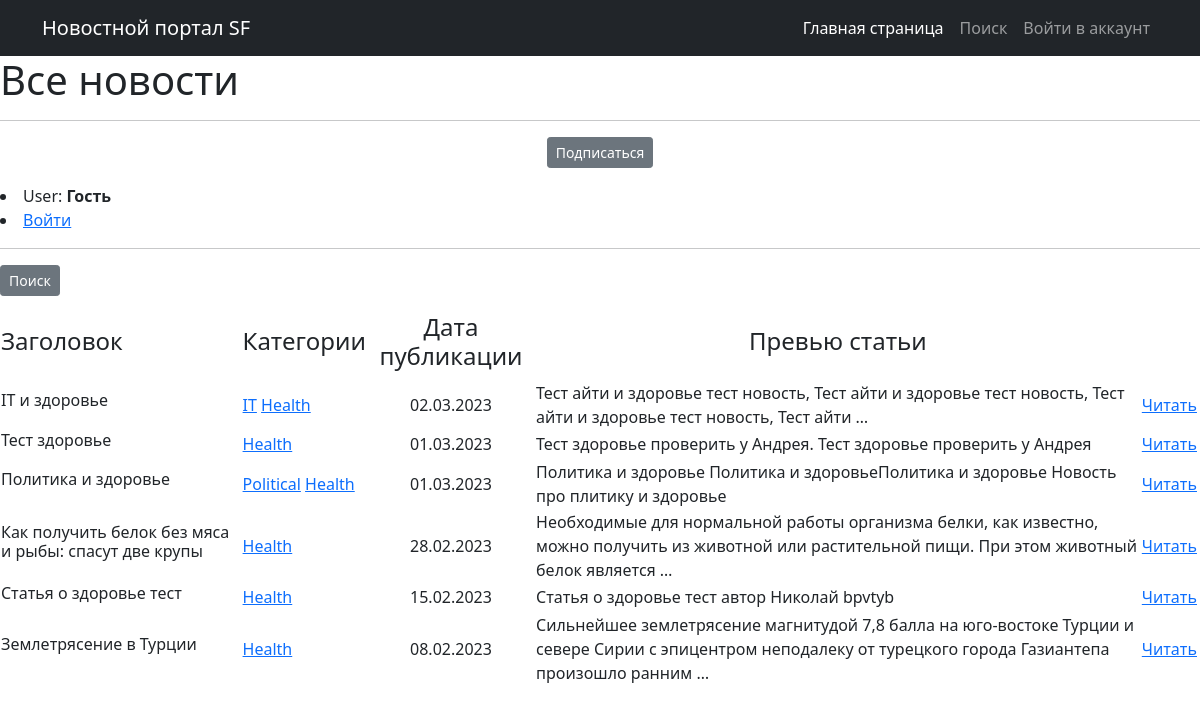
Before: /news/categories/4 with the older database file.
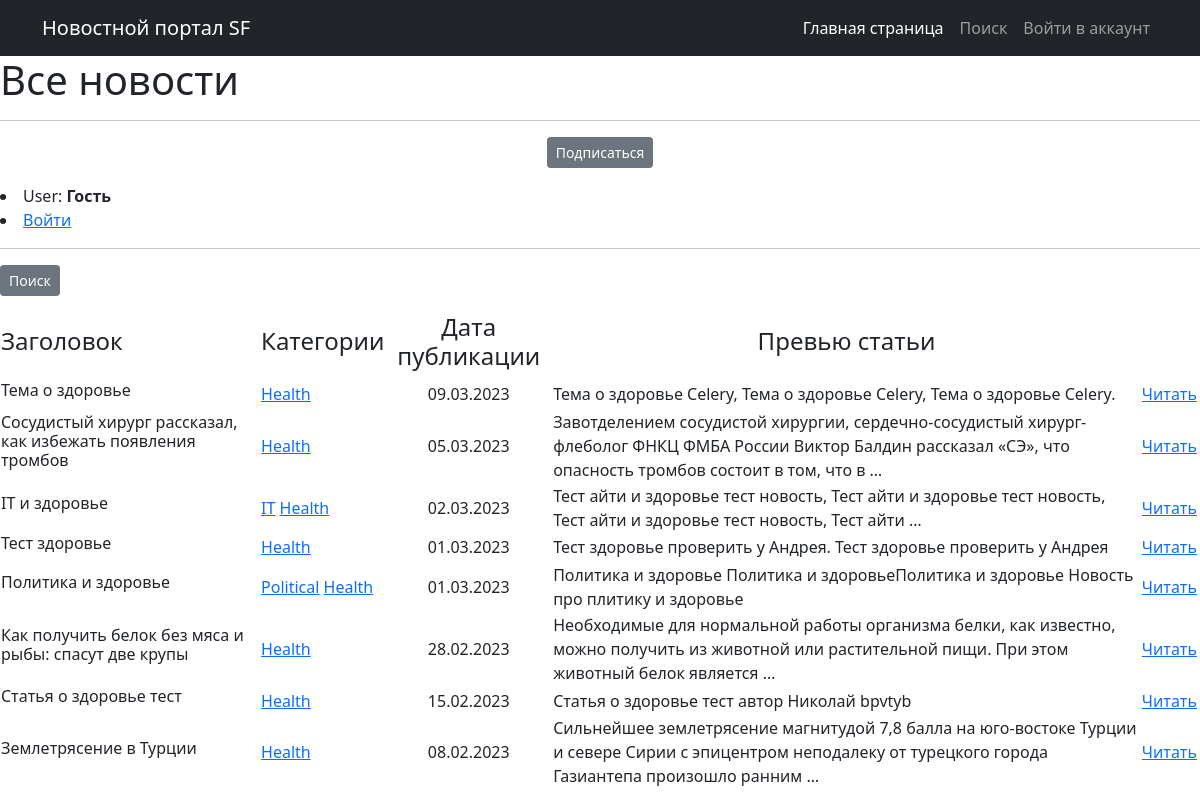
After: the same page with the newer database file.
### news/models.py (models this page shows, shortened)
class Post(models.Model):
    news = 'NEWS'
    article = 'ART'
    TYPE = [
        (news, 'Новость'),
        (article, 'Статья')
    ]
    author = models.ForeignKey(Author, on_delete=models.CASCADE)
    category_type = models.CharField(max_length=4,
                                choices=TYPE,
                                default=news)
    time_add = models.DateTimeField(auto_now_add=True)
    category_post = models.ManyToManyField(Category, through='PostCategory')
    header_post = models.CharField(max_length=128)
    text = models.TextField()
    rating_post = models.SmallIntegerField(default=0)

class Category(models.Model):
    name_category = models.CharField(max_length=64, unique=True)
    subscribers = models.ManyToManyField(User, related_name='categories')
    def __str__(self):
        return f'{self.name_category}'

### news/views.py (the view)
# urls.py: path('categories/<int:pk>', CategoryListView.as_view(), name='category_list'),
class CategoryListView(ListView):
    model = Post
    template_name = 'category_list.html'
    context_object_name = 'category_news_list'
    def get_queryset(self):
        self.category_post = get_object_or_404(Category, id=self.kwargs['pk'])
        queryset = Post.objects.filter(category_post=self.category_post).order_by('-time_add')
        return queryset
    def get_context_data(self, **kwargs):
        context = super().get_context_data(**kwargs)
        context['is_not_subscriber'] = self.request.user not in self.category_post.subscribers.all()
        context['category'] = self.category_post
        return context

### news/templatetags/custom_filters.py (called while the page is built)
@register.filter()
def censor(value):
    bad_words = ['редиска','гад']
    if not isinstance(value, str):
        raise TypeError(f'Недопустимое значение{type(value)} Нужно ввести строковое значение')
    for word in value.split():
        if word.lower() in bad_words:
            value = value.replace(word, f'{word[0]}{"*" * (len(word) - 1)}')
    return value

### templates/category_list.html (shortened to what this page needs)
{% extends 'flatpages/default.html' %}
{% load custom_filters %}
{% block content %}
    <h1> Все новости </h1>
    <hr>
    {% if is_not_subscriber %}
    <p class="text-center"><a href="{% url 'subscribe' category.id %}" class="btn btn-secondary btn-sm">Подписаться</a> </p>
    {% else %}
    <p class="text-center"><a href="{% url 'unsubscribe' category.id %}" class="btn btn-secondary btn-sm">Отписаться</a> </p>
    {% endif %}
    {% if user.is_authenticated %}
        <p>User: <strong>{{ user.get_username }}</strong></p>
        <p class="text-left"><a href="/accounts/logout" class="btn btn-secondary btn-sm">Выйти</a></p>
    {% else %}
        <li>User: <strong>Гость</strong></li>
        <li><a href="/accounts/login">Войти</a></li>
    {% endif %}
    <hr>
    <p class="text-left"><a href="{% url 'post_search' %}" class="btn btn-secondary btn-sm">Поиск</a></p>
        <table>
            <tr>
                <td><h4>Заголовок</h4></td>
                <td><h4>Категории</h4></td>
                <td><h4 align="center">Дата публикации</h4></td>
                <td><h4 align="center">Превью статьи</h4></td>
            </tr>
            {% for post in category_news_list %}
                <tr>
                    <td><h6>{{post.header_post|censor}}</h6></td>
                    <td>{% for category in post.category_post.all %}
                            <a href="{% url 'category_list' category.id %}"> {{category}}</a>
                        {% endfor %}</td>
                    <td align="center">{{post.time_add|date:'d.m.Y'}}</td>
                    <td>{{post.text|truncatewords:20|censor}}</td>
                    <td><a href="{% url 'post_detail' pk=post.id %}">Читать</a></td>
                    <td>
                    </td>
                </tr>
            {% endfor %}
        </table>
{% endblock content %}

Changed rows visible on the page:
added Post: header_post|censor "Тема о здоровье", time_add "09.03.2023", text|censor "Тема о здоровье Celery, Тема о здоровье Celery, Тема о здоровье Celery.", Category (name_category "Health")
added Post: header_post|censor "Сосудистый хирург рассказал, как избежать появления тромбов", time_add "05.03.2023", text|censor "Завотделением сосудистой хирургии, сердечно-сосудистый хирург-флеболог ФНКЦ ФМБА России Виктор Балдин рассказал «СЭ», что опасность тромбов состоит в том, что в …", Category (name_category "Health")
